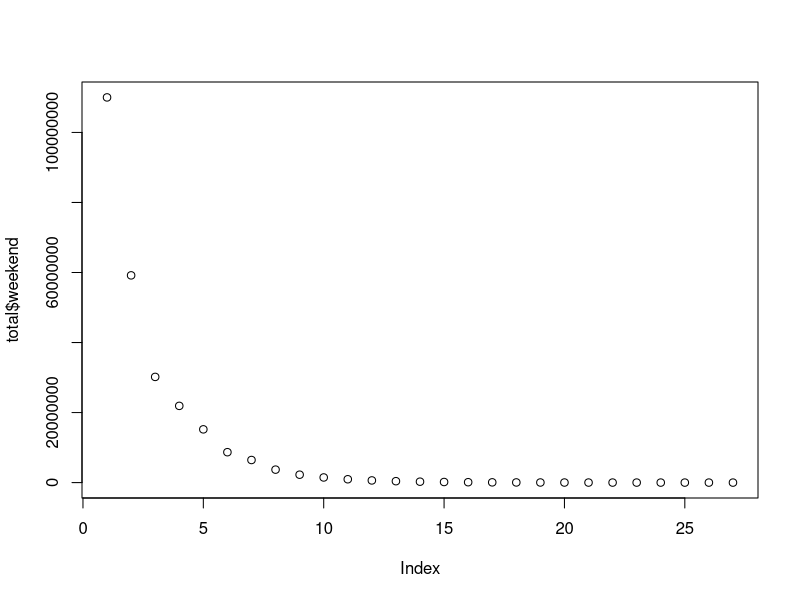

Write the R code that produced this figure.
options(scipen=999)
open <- 110000000
drop <- c(.462,.49,.274,.306,.429, .257,.426,.391)
weekendNum <- 26
decay <- .35
percentWeekDay <- 1.7

cumulative <- open
total <- data.frame(weekend = numeric(weekendNum), cumulativeTotal = numeric(weekendNum))
total[1,1] <- cumulative
total[1,2] <- cumulative
a <- 1
weeksToCalc <- weekendNum-length(drop)
  for (p in drop){
    a <- a+1
nextweek <- total[(a-1),1]-total[(a-1),1]*p
total[a,1] <- nextweek
cumulative <- nextweek+cumulative
total[a,2] <- cumulative
  }
for(c in c(1:weeksToCalc)){
  a <- a+1
  nextweek <- total[(a-1),1]-total[a-1,1]*decay
  total[a,1] <- nextweek
  cumulative <- nextweek+cumulative
  total[a,2] <- cumulative
}

total <- round(total, digits = 0)

total$includeWeekday <- c(total$cumulativeTotal[1],(total$cumulativeTotal[c(2:nrow(total))]*percentWeekDay))

#multiplier
total[nrow(total),2] / open

plot(total$weekend)
